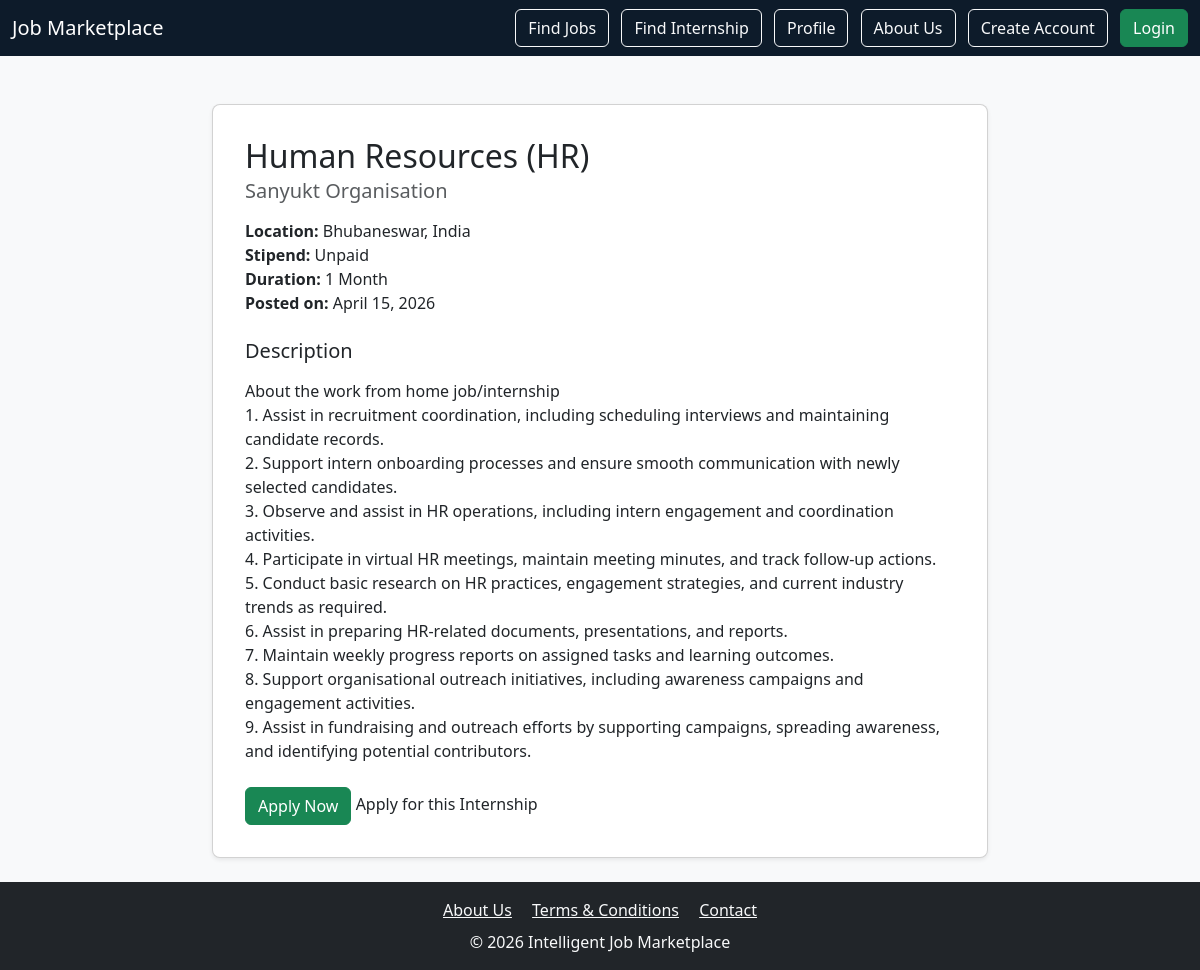
Screenshot of /internships/2/ with the database file from the repository.
### jobs/models.py (models this page shows, shortened)
class Internship(models.Model):
    INTERNSHIP_TYPE_CHOICES = [
        ("onsite", "Onsite"),
        ("wfh", "Work From Home"),
    ]
    title = models.CharField(max_length=200)
    company = models.CharField(max_length=200)
    location = models.CharField(max_length=200)
    duration = models.CharField(max_length=50)
    stipend = models.CharField(max_length=50, blank=True, null=True)
    internship_type = models.CharField(max_length=10, choices=INTERNSHIP_TYPE_CHOICES, default="onsite")
    description = models.TextField()
    posted_at = models.DateTimeField(auto_now_add=True)
    featured = models.BooleanField(default=False)

### jobs/views.py (the view)
# urls.py: path("internships/<int:pk>/", views.internship_detail, name="internship_detail"),
def internship_detail(request, pk):
    internship = get_object_or_404(Internship, pk=pk)
    return render(request, "internship_detail.html", {"internship": internship})

### jobs/templates/internship_detail.html (shortened to what this page needs)
{% extends "base.html" %}
{% block content %}
<div class="container mt-5" style="max-width: 800px;">
  <div class="card shadow-sm">
    <div class="card-body">
      <h2 class="card-title">{{ internship.title }}</h2>
      <h5 class="card-subtitle mb-3 text-muted">{{ internship.company }}</h5>
      <p class="card-text">
        <strong>Location:</strong> {{ internship.location }}<br>
        <strong>Stipend:</strong> {{ internship.stipend }}<br>
        <strong>Duration:</strong> {{ internship.duration }}<br>
        <strong>Posted on:</strong> {{ internship.posted_at|date:"F j, Y" }}
      </p>
      <div class="mt-4">
        <h5>Description</h5>
        <p>{{ internship.description|linebreaks }}</p>
      </div>
      <div class="mt-4">
        <a href="{% url 'apply_internship' internship.id %}" class="btn btn-success">Apply Now</a>
          Apply for this Internship
      </div>
    </div>
  </div>
</div>
{% endblock %}

### jobs/static/css/style.css (style rules this page uses)
body { background-color: #f8f9fa; color: #212529; font-family: "Segoe UI", Arial, sans-serif; }
h2 { margin-bottom: 20px; color: #212529; }
.card { background-color: #ffffff; border-radius: 8px; box-shadow: 0 2px 6px rgba(0,0,0,0.1); padding: 1rem; margin-bottom: 1.5rem; }

### rows the page displays
Internship: title "Human Resources (HR)", company "Sanyukt Organisation", location "Bhubaneswar, India", stipend "Unpaid", duration "1 Month", posted_at "April 15, 2026", description "About the work from home job/internship 1. Assist in recruitment coordination, including scheduling interviews and maintaining candidate records. 2. Support intern onboarding processes and ensure smooth communication with newly selected candidates. 3. Observe and assist in HR operations, including intern engagement and coordination activities. 4. Participate in virtual HR meetings, maintain meeting minutes, and track follow-up actions. 5. Conduct basic research on HR practices, engagement strategies, and current industry trends as required. 6. Assist in preparing HR-related documents, presentations, and reports. 7. Maintain weekly progress reports on assigned tasks and learning outcomes. 8.…"
